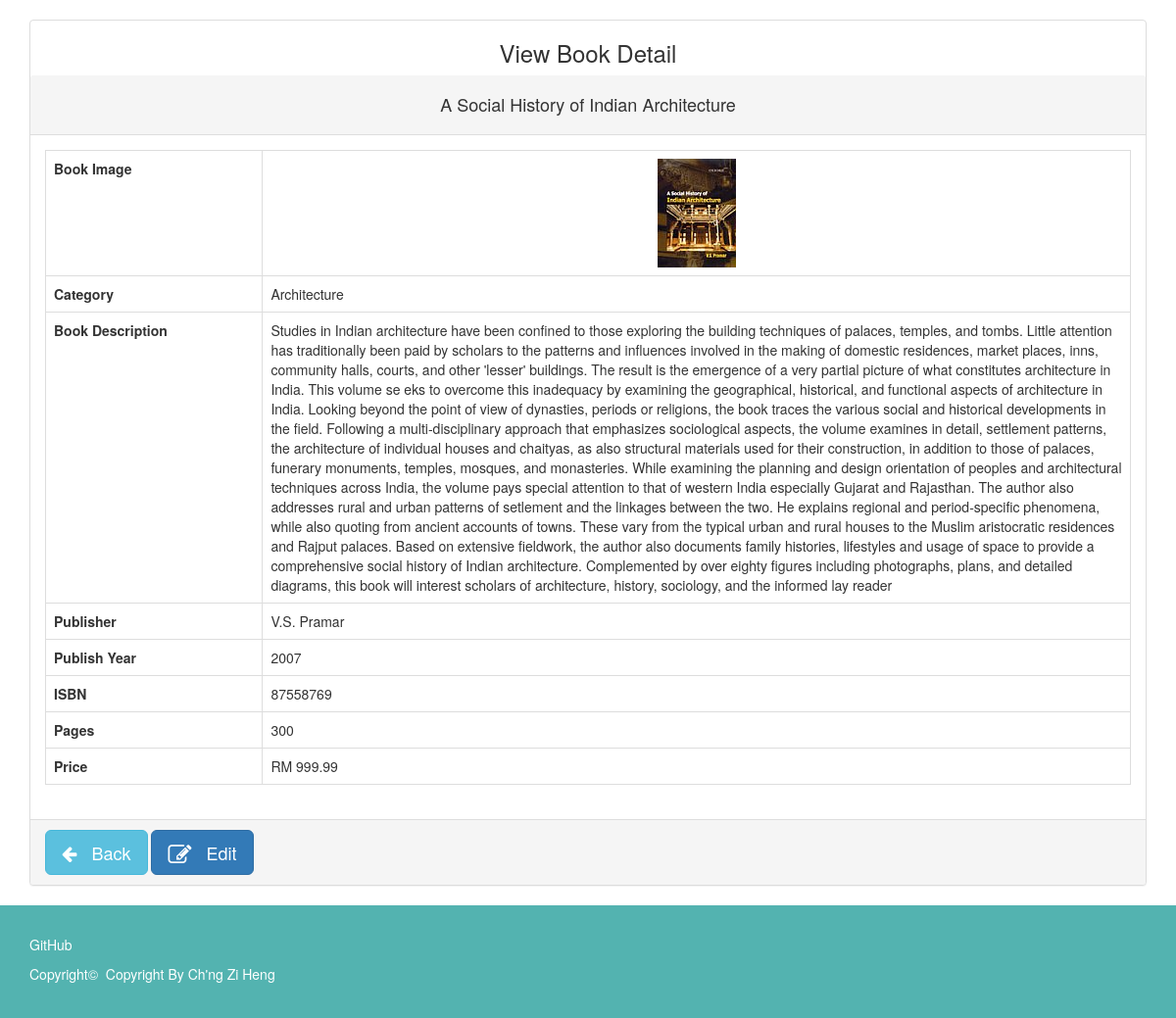
Screenshot of /rec/viewBookAdmin.php?q=87558769 (signed in) with the database file from the repository.
### tables this page shows
CREATE TABLE IF NOT EXISTS `book` (
  `book_id` int(4) NOT NULL,
  `book_name` varchar(60) NOT NULL,
  `book_cate` varchar(25) NOT NULL,
  `book_descrip` longtext NOT NULL,
  `book_publisher` varchar(40) NOT NULL,
  `book_edition` varchar(20) NOT NULL,
  `book_isbn` varchar(13) NOT NULL,
  `book_page` int(5) NOT NULL,
  `book_price` float(5,2) NOT NULL,
  `book_stock` int(10) unsigned NOT NULL
);

CREATE TABLE IF NOT EXISTS `category` (
  `cat_id` int(4) NOT NULL,
  `cat_name` varchar(30) NOT NULL
);

### rec/viewBookAdmin.php (the view, shortened to what this page needs)
<?php
include'bootstrap.php';
 ?>
<div class="container">
	<div class="panel panel-default">
		<h3 class="text-center">View Book Detail</h3>
		<div class="panel-heading">
			<?php
				require_once'../php/config.php';
				$id = $_GET['q'];
				$sql = "SELECT b.book_name,c.cat_name,b.book_descrip,b.book_publisher,b.book_edition,b.book_isbn,b.book_page,b.book_price,b.book_stock FROM book b INNER JOIN category c WHERE b.book_cate = c.cat_id AND b.book_isbn = '$id'";
				$result = $conn->query($sql);
				while($row=$result->fetch_assoc()){
			 ?>
			 <h4 class="text-center"><?php echo $row['book_name']; ?></h4>
		</div>
		<div class="panel-body">
			<table class="table table-bordered">
				<tr>
					<td width="20%"><strong>Book Image</strong></td>
					<td class="text-center"><img src="../img/books/<?php echo $row['book_isbn']?>.jpg"></td>
				</tr>
				<tr>
					<td><strong>Category</strong></td>
					<td><?php echo $row['cat_name']; ?></td>
				</tr>
				<tr>
					<td><strong>Book Description</strong></td>
					<td><?php echo $row['book_descrip']; ?></td>
				</tr>
				<tr>
					<td><strong>Publisher</strong></td>
					<td><?php echo $row['book_publisher']; ?></td>
				</tr>
				<tr>
					<td><strong>Publish Year</strong></td>
					<td><?php echo $row['book_edition']; ?></td>
				</tr>
				<tr>
					<td><strong>ISBN</strong></td>
					<td><?php echo $row['book_isbn']; ?></td>
				</tr>
				<tr>
					<td><strong>Pages</strong></td>
					<td><?php echo $row['book_page']; ?></td>
				</tr>
				<tr>
					<td><strong>Price</strong></td>
					<td>RM&nbsp;<?php echo $row['book_price']; ?></td>
				</tr>
			</table>
		</div>
		<div class="panel-footer">
			<div class="text-left">
				<button class="btn btn-info btn-lg" onclick="history.back();"><span class="fa fa-arrow-left"></span>&nbsp;&nbsp;&nbsp;Back</button>
				<button class="btn btn-primary btn-lg" onclick="window.location='editBookInter.php?q=<?php echo $row['book_isbn']; ?>'"><span class="fa fa-pencil-square-o fa-lg"></span>&nbsp;&nbsp;&nbsp;Edit</button>
			</div>
		</div>
			<?php
				}
			 ?>
	</div>
<?php include'footer.php'; ?>

### rows the page displays
book: book_name "A Social History of Indian Architecture", book_isbn (picture), category.cat_name "Architecture", book_descrip "Studies in Indian architecture have been confined to those exploring the building techniques of palaces, temples, and tombs. Little attention has traditionally been paid by scholars to the patterns and influences involved in the making of domestic residences, market places, inns, community halls, courts, and other 'lesser' buildings. The result is the emergence of a very partial picture of what constitutes architecture in India. This volume se eks to overcome this inadequacy by examining the geographical, historical, and functional aspects of architecture in India. Looking beyond the point of view of dynasties, periods or religions, the book traces the various social and historical…", book_publisher "V.S. Pramar", book_edition "2007", book_isbn "87558769", book_page "300", book_price "999.99"
